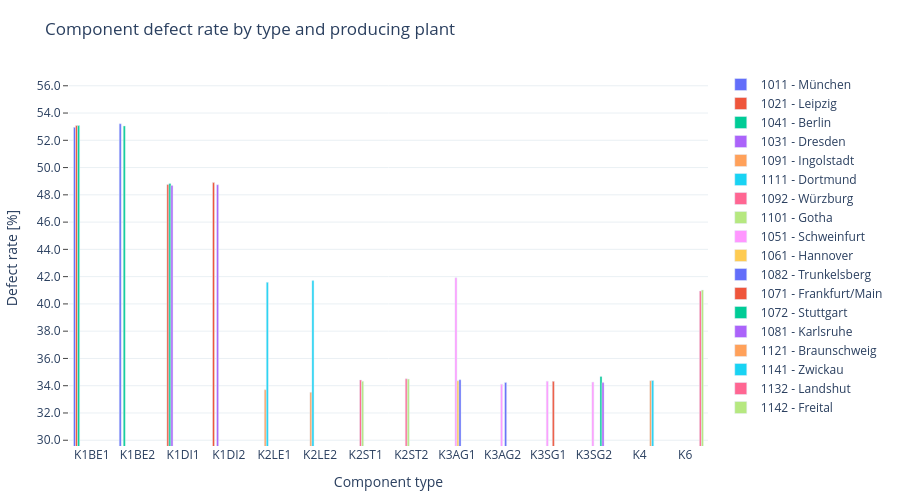

The cell this chart's notebook holds for it:
### Markdown cell above
## 11.2 Component Rates by Plant and Type

The next chart splits the same effective component rates by component type and producing Tier-1 plant. This makes the supplier follow-up more specific than a general average by plant.

### Code cell
component_plant_figure = px.bar(
    component_quality.sort_values(["Komponententyp", "Werk_Label"]),
    x="Komponententyp",
    y="Quote_pct",
    color="Werk_Label",
    barmode="group",
    custom_data=["Anzahl", "Fehler"],
    title="Component defect rate by type and producing plant",
    labels={
        "Komponententyp": "Component type",
        "Quote_pct": "Defect rate [%]",
        "Werk_Label": "Tier-1 plant",
    },
)
component_plant_figure.update_traces(
    hovertemplate=(
        "<b>%{fullData.name}</b><br>%{x}: %{y:.2f} %"
        "<br>Items: %{customdata[0]:,.0f}"
        "<br>Defects: %{customdata[1]:,.0f}<extra></extra>"
    )
)
style_figure(component_plant_figure, height=500)
component_plant_figure.update_yaxes(
    title="Defect rate [%]",
    **rate_axis(component_quality["Quote_pct"], percent_points=True),
)
component_plant_figure.show()

component_quality.sort_values("Fehlerquote", ascending=False)[
    ["Werk_Label", "Komponententyp", "Komponentenrolle", "Anzahl", "Fehler", "Fehlerquote"]
].reset_index(drop=True)

### Figure 1 — Plotly figure (JSON) as saved in the notebook; plotly's stock layout.template omitted (floating-point values rounded to 4 significant figures)
{"data": [{"alignmentgroup": "True", "customdata": [[296624, 157060], [53575, 28511]], "hovertemplate": "<b>%{fullData.name}</b><br>%{x}: %{y:.2f} %<br>Items: %{customdata[0]:,.0f}<br>Defects: %{customdata[1]:,.0f}<extra></extra>", "legendgroup": "1011 - München", "marker": {"color": "#636efa", "pattern": {"shape": ""}}, "name": "1011 - München", "offsetgroup": "1011 - München", "orientation": "v", "showlegend": true, "textposition": "auto", "type": "bar", "x": ["K1BE1", "K1BE2"], "xaxis": "x", "y": [52.95, 53.22], "yaxis": "y"}, {"alignmentgroup": "True", "customdata": [[98902, 52501], [198257, 96679], [143639, 70235]], "hovertemplate": "<b>%{fullData.name}</b><br>%{x}: %{y:.2f} %<br>Items: %{customdata[0]:,.0f}<br>Defects: %{customdata[1]:,.0f}<extra></extra>", "legendgroup": "1021 - Leipzig", "marker": {"color": "#EF553B", "pattern": {"shape": ""}}, "name": "1021 - Leipzig", "offsetgroup": "1021 - Leipzig", "orientation": "v", "showlegend": true, "textposition": "auto", "type": "bar", "x": ["K1BE1", "K1DI1", "K1DI2"], "xaxis": "x", "y": [53.08, 48.76, 48.9], "yaxis": "y"}, {"alignmentgroup": "True", "customdata": [[592894, 314711], [215701, 114443], [395207, 192992]], "hovertemplate": "<b>%{fullData.name}</b><br>%{x}: %{y:.2f} %<br>Items: %{customdata[0]:,.0f}<br>Defects: %{customdata[1]:,.0f}<extra></extra>", "legendgroup": "1041 - Berlin", "marker": {"color": "#00cc96", "pattern": {"shape": ""}}, "name": "1041 - Berlin", "offsetgroup": "1041 - Berlin", "orientation": "v", "showlegend": true, "textposition": "auto", "type": "bar", "x": ["K1BE1", "K1BE2", "K1DI1"], "xaxis": "x", "y": [53.08, 53.06, 48.83], "yaxis": "y"}, {"alignmentgroup": "True", "customdata": [[395280, 192423], [99439, 48471]], "hovertemplate": "<b>%{fullData.name}</b><br>%{x}: %{y:.2f} %<br>Items: %{customdata[0]:,.0f}<br>Defects: %{customdata[1]:,.0f}<extra></extra>", "legendgroup": "1031 - Dresden", "marker": {"color": "#ab63fa", "pattern": {"shape": ""}}, "name": "1031 - Dresden", "offsetgroup": "1031 - Dresden", "orientation": "v", "showlegend": true, "textposition": "auto", "type": "bar", "x": ["K1DI1", "K1DI2"], "xaxis": "x", "y": [48.68, 48.74], "yaxis": "y"}, {"alignmentgroup": "True", "customdata": [[158321, 53367], [41098, 13775]], "hovertemplate": "<b>%{fullData.name}</b><br>%{x}: %{y:.2f} %<br>Items: %{customdata[0]:,.0f}<br>Defects: %{customdata[1]:,.0f}<extra></extra>", "legendgroup": "1091 - Ingolstadt", "marker": {"color": "#FFA15A", "pattern": {"shape": ""}}, "name": "1091 - Ingolstadt", "offsetgroup": "1091 - Ingolstadt", "orientation": "v", "showlegend": true, "textposition": "auto", "type": "bar", "x": ["K2LE1", "K2LE2"], "xaxis": "x", "y": [33.71, 33.52], "yaxis": "y"}, {"alignmentgroup": "True", "customdata": [[237576, 98806], [61713, 25740]], "hovertemplate": "<b>%{fullData.name}</b><br>%{x}: %{y:.2f} %<br>Items: %{customdata[0]:,.0f}<br>Defects: %{customdata[1]:,.0f}<extra></extra>", "legendgroup": "1111 - Dortmund", "marker": {"color": "#19d3f3", "pattern": {"shape": ""}}, "name": "1111 - Dortmund", "offsetgroup": "1111 - Dortmund", "orientation": "v", "showlegend": true, "textposition": "auto", "type": "bar", "x": ["K2LE1", "K2LE2"], "xaxis": "x", "y": [41.59, 41.71], "yaxis": "y"}, {"alignmentgroup": "True", "customdata": [[790381, 272055], [245801, 84827]], "hovertemplate": "<b>%{fullData.name}</b><br>%{x}: %{y:.2f} %<br>Items: %{customdata[0]:,.0f}<br>Defects: %{customdata[1]:,.0f}<extra></extra>", "legendgroup": "1092 - Würzburg", "marker": {"color": "#FF6692", "pattern": {"shape": ""}}, "name": "1092 - Würzburg", "offsetgroup": "1092 - Würzburg", "orientation": "v", "showlegend": true, "textposition": "auto", "type": "bar", "x": ["K2ST1", "K2ST2"], "xaxis": "x", "y": [34.42, 34.51], "yaxis": "y"}, {"alignmentgroup": "True", "customdata": [[790886, 271507], [163742, 56466]], "hovertemplate": "<b>%{fullData.name}</b><br>%{x}: %{y:.2f} %<br>Items: %{customdata[0]:,.0f}<br>Defects: %{customdata[1]:,.0f}<extra></extra>", "legendgroup": "1101 - Gotha", "marker": {"color": "#B6E880", "pattern": {"shape": ""}}, "name": "1101 - Gotha", "offsetgroup": "1101 - Gotha", "orientation": "v", "showlegend": true, "textposition": "auto", "type": "bar", "x": ["K2ST1", "K2ST2"], "xaxis": "x", "y": [34.33, 34.48], "yaxis": "y"}, {"alignmentgroup": "True", "customdata": [[118536, 49693], [41122, 14029], [632290, 217074], [205166, 70298]], "hovertemplate": "<b>%{fullData.name}</b><br>%{x}: %{y:.2f} %<br>Items: %{customdata[0]:,.0f}<br>Defects: %{customdata[1]:,.0f}<extra></extra>", "legendgroup": "1051 - Schweinfurt", "marker": {"color": "#FF97FF", "pattern": {"shape": ""}}, "name": "1051 - Schweinfurt", "offsetgroup": "1051 - Schweinfurt", "orientation": "v", "showlegend": true, "textposition": "auto", "type": "bar", "x": ["K3AG1", "K3AG2", "K3SG1", "K3SG2"], "xaxis": "x", "y": [41.92, 34.12, 34.33, 34.26], "yaxis": "y"}, {"alignmentgroup": "True", "customdata": [[197719, 67944]], "hovertemplate": "<b>%{fullData.name}</b><br>%{x}: %{y:.2f} %<br>Items: %{customdata[0]:,.0f}<br>Defects: %{customdata[1]:,.0f}<extra></extra>", "legendgroup": "1061 - Hannover", "marker": {"color": "#FECB52", "pattern": {"shape": ""}}, "name": "1061 - Hannover", "offsetgroup": "1061 - Hannover", "orientation": "v", "showlegend": true, "textposition": "auto", "type": "bar", "x": ["K3AG1"], "xaxis": "x", "y": [34.36], "yaxis": "y"}, {"alignmentgroup": "True", "customdata": [[79185, 27273], [61532, 21069]], "hovertemplate": "<b>%{fullData.name}</b><br>%{x}: %{y:.2f} %<br>Items: %{customdata[0]:,.0f}<br>Defects: %{customdata[1]:,.0f}<extra></extra>", "legendgroup": "1082 - Trunkelsberg", "marker": {"color": "#636efa", "pattern": {"shape": ""}}, "name": "1082 - Trunkelsberg", "offsetgroup": "1082 - Trunkelsberg", "orientation": "v", "showlegend": true, "textposition": "auto", "type": "bar", "x": ["K3AG1", "K3AG2"], "xaxis": "x", "y": [34.44, 34.24], "yaxis": "y"}, {"alignmentgroup": "True", "customdata": [[949434, 325858]], "hovertemplate": "<b>%{fullData.name}</b><br>%{x}: %{y:.2f} %<br>Items: %{customdata[0]:,.0f}<br>Defects: %{customdata[1]:,.0f}<extra></extra>", "legendgroup": "1071 - Frankfurt/Main", "marker": {"color": "#EF553B", "pattern": {"shape": ""}}, "name": "1071 - Frankfurt/Main", "offsetgroup": "1071 - Frankfurt/Main", "orientation": "v", "showlegend": true, "textposition": "auto", "type": "bar", "x": ["K3SG1"], "xaxis": "x", "y": [34.32], "yaxis": "y"}, {"alignmentgroup": "True", "customdata": [[81638, 28314]], "hovertemplate": "<b>%{fullData.name}</b><br>%{x}: %{y:.2f} %<br>Items: %{customdata[0]:,.0f}<br>Defects: %{customdata[1]:,.0f}<extra></extra>", "legendgroup": "1072 - Stuttgart", "marker": {"color": "#00cc96", "pattern": {"shape": ""}}, "name": "1072 - Stuttgart", "offsetgroup": "1072 - Stuttgart", "orientation": "v", "showlegend": true, "textposition": "auto", "type": "bar", "x": ["K3SG2"], "xaxis": "x", "y": [34.68], "yaxis": "y"}, {"alignmentgroup": "True", "customdata": [[122896, 42064]], "hovertemplate": "<b>%{fullData.name}</b><br>%{x}: %{y:.2f} %<br>Items: %{customdata[0]:,.0f}<br>Defects: %{customdata[1]:,.0f}<extra></extra>", "legendgroup": "1081 - Karlsruhe", "marker": {"color": "#ab63fa", "pattern": {"shape": ""}}, "name": "1081 - Karlsruhe", "offsetgroup": "1081 - Karlsruhe", "orientation": "v", "showlegend": true, "textposition": "auto", "type": "bar", "x": ["K3SG2"], "xaxis": "x", "y": [34.23], "yaxis": "y"}, {"alignmentgroup": "True", "customdata": [[790865, 271825]], "hovertemplate": "<b>%{fullData.name}</b><br>%{x}: %{y:.2f} %<br>Items: %{customdata[0]:,.0f}<br>Defects: %{customdata[1]:,.0f}<extra></extra>", "legendgroup": "1121 - Braunschweig", "marker": {"color": "#FFA15A", "pattern": {"shape": ""}}, "name": "1121 - Braunschweig", "offsetgroup": "1121 - Braunschweig", "orientation": "v", "showlegend": true, "textposition": "auto", "type": "bar", "x": ["K4"], "xaxis": "x", "y": [34.37], "yaxis": "y"}, {"alignmentgroup": "True", "customdata": [[1186299, 407896]], "hovertemplate": "<b>%{fullData.name}</b><br>%{x}: %{y:.2f} %<br>Items: %{customdata[0]:,.0f}<br>Defects: %{customdata[1]:,.0f}<extra></extra>", "legendgroup": "1141 - Zwickau", "marker": {"color": "#19d3f3", "pattern": {"shape": ""}}, "name": "1141 - Zwickau", "offsetgroup": "1141 - Zwickau", "orientation": "v", "showlegend": true, "textposition": "auto", "type": "bar", "x": ["K4"], "xaxis": "x", "y": [34.38], "yaxis": "y"}, {"alignmentgroup": "True", "customdata": [[256177, 104884]], "hovertemplate": "<b>%{fullData.name}</b><br>%{x}: %{y:.2f} %<br>Items: %{customdata[0]:,.0f}<br>Defects: %{customdata[1]:,.0f}<extra></extra>", "legendgroup": "1132 - Landshut", "marker": {"color": "#FF6692", "pattern": {"shape": ""}}, "name": "1132 - Landshut", "offsetgroup": "1132 - Landshut", "orientation": "v", "showlegend": true, "textposition": "auto", "type": "bar", "x": ["K6"], "xaxis": "x", "y": [40.94], "yaxis": "y"}, {"alignmentgroup": "True", "customdata": [[256177, 105077]], "hovertemplate": "<b>%{fullData.name}</b><br>%{x}: %{y:.2f} %<br>Items: %{customdata[0]:,.0f}<br>Defects: %{customdata[1]:,.0f}<extra></extra>", "legendgroup": "1142 - Freital", "marker": {"color": "#B6E880", "pattern": {"shape": ""}}, "name": "1142 - Freital", "offsetgroup": "1142 - Freital", "orientation": "v", "showlegend": true, "textposition": "auto", "type": "bar", "x": ["K6"], "xaxis": "x", "y": [41.02], "yaxis": "y"}], "layout": {"barmode": "group", "height": 500, "legend": {"title": {"text": ""}, "tracegroupgap": 0}, "margin": {"b": 50, "l": 50, "r": 30, "t": 70}, "paper_bgcolor": "white", "plot_bgcolor": "white", "title": {"text": "Component defect rate by type and producing plant"}, "xaxis": {"anchor": "y", "domain": [0, 1], "showgrid": false, "title": {"text": "Component type"}}, "yaxis": {"anchor": "x", "domain": [0, 1], "dtick": 2, "gridcolor": "#EAF0F4", "range": [29.58, 57.16], "tickformat": ".1f", "ticks": "outside", "title": {"text": "Defect rate [%]"}, "zeroline": false}}}
